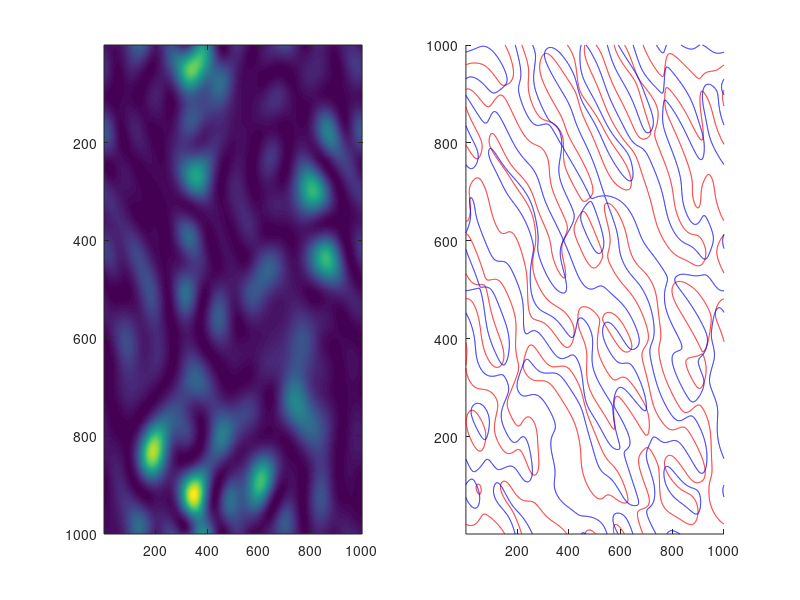

Here is the MATLAB script that generated this plot:
clear all;
close all;

%% do calculation
% number of scatterers
M=100;
% size of output field
N = 1000;
% spatial extent in real coordinates
ext = 100;
% k vector
k0 = 1;
% set up mesh
x = linspace(-ext/2,ext/2,N);
y = linspace(-ext/2,ext/2,N);
[X,Y] =  meshgrid(x,y);
% complex output field
out = zeros(N,N);
% random scatterers
scatt = (rand(2,M).*ext*2-ext);
% add them all up in a very ineffient way
for i=1:M
    out = out + (1./sqrt(M)).*exp((1.0i.*k0-0.00).*(sqrt((X-scatt(1,i)).^2+(Y-scatt(2,i)).^2)));
end
% get intensity of the fieldblue
outa = abs(out).^2;
ibar = mean(outa(:));

%% fft method
% size of initial random matrix -- input
N = 10;
% size of padded matrix -- output
M = 1000;

% random phasors
a = exp(2.0i*pi.*rand(N,N));

% take fft, shift
b = fft2(a,M,M);
c = abs(b).^2;

% show pattern
figure(1)
clf;
subplot(121)
imagesc(c);

subplot(122);
hold on;
contour(real(b),[0,0],'linecolor','red');
contour(imag(b),[0,0],'linecolor','blue');